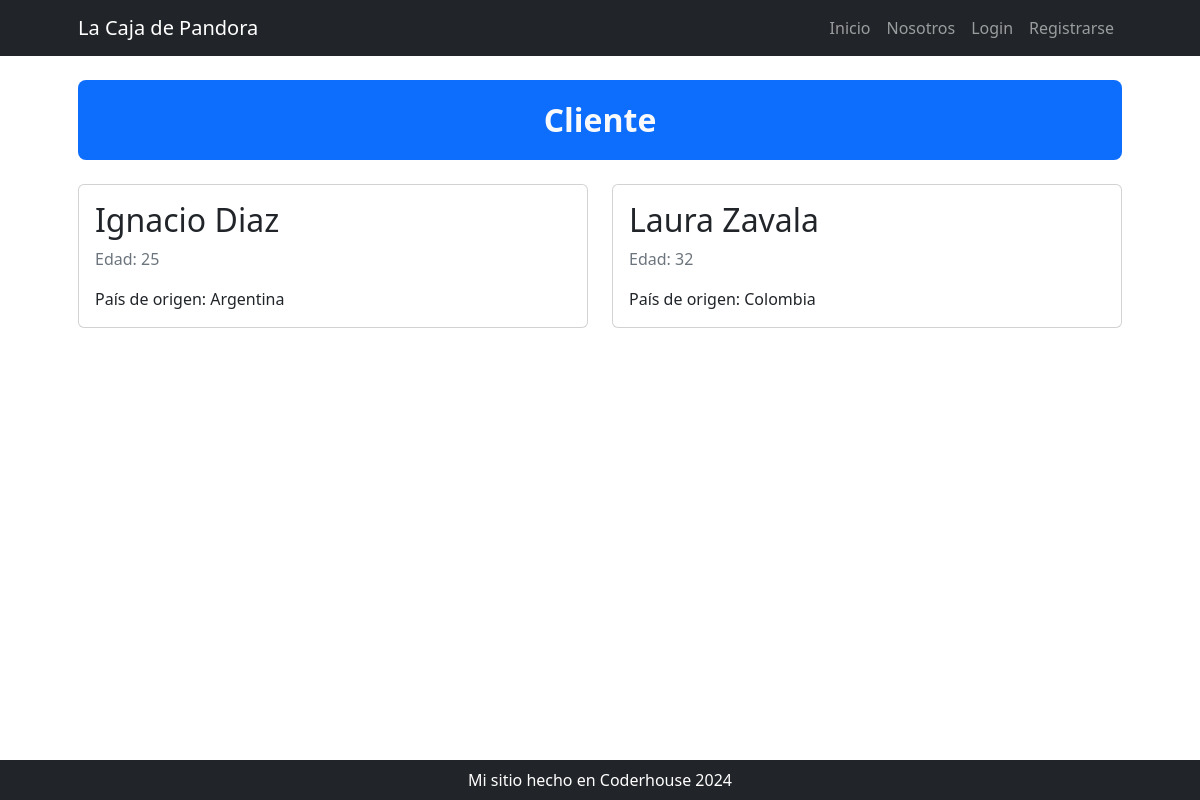
The page /cliente/ on the database its author committed.
### cliente/models.py (models this page shows, shortened)
class Cliente(models.Model):
    nombre = models.CharField(max_length=50)
    apellido = models.CharField(max_length=50)
    edad = models.IntegerField()
    pais = models.ForeignKey(
        Pais, on_delete=models.SET_NULL, blank=True, null=True)
    class Meta:
        verbose_name_plural = "Clientes"
        verbose_name = "Cliente"

class Pais(models.Model):
    nombre = models.CharField(max_length=20)
    def __str__(self) -> str:
        return f"{self.nombre.capitalize()}"
    class Meta:
        verbose_name_plural = "País"
        verbose_name = "País"

### cliente/views.py (the view)
# urls.py: path('', views.home)
def home(request):
    consulta_clientes = models.Cliente.objects.all()
    context = {
        "clientes": consulta_clientes
    }
    return render(request, "cliente/index.html", context)

### cliente/templates/cliente/index.html
{% extends 'core/base.html' %}
{% block titulo %}
  {% include 'core/components/titulo1.html' with titulo="Cliente" %}
{% endblock titulo %}
{% block contenido %}
  <div class="row row-cols-1 row-cols-md-2">
    {% for cliente in clientes %}
      <div class="col mb-3">
          <div class="card">
              <div class="card-body">
                  <h2 class="card-title">{{ cliente.nombre }} {{ cliente.apellido }}</h2>
                  <p class="card-text text-muted">Edad: {{ cliente.edad }}</p>
                  {% if cliente.pais %}
                      <p class="card-text">País de origen: {{ cliente.pais}}</p>
                  {% else %}
                      <p class="card-text">No registra país de origen.</p>
                  {% endif %}
              </div>
          </div>
      </div>
    {% endfor %}
  </div>
{% endblock contenido %}

### rows shown on the page
Cliente: nombre "Ignacio", apellido "Diaz", edad "25", pais "Argentina"
Cliente: nombre "Laura", apellido "Zavala", edad "32", pais "Colombia"

### other values the page prints
{{ titulo }} "Cliente"
